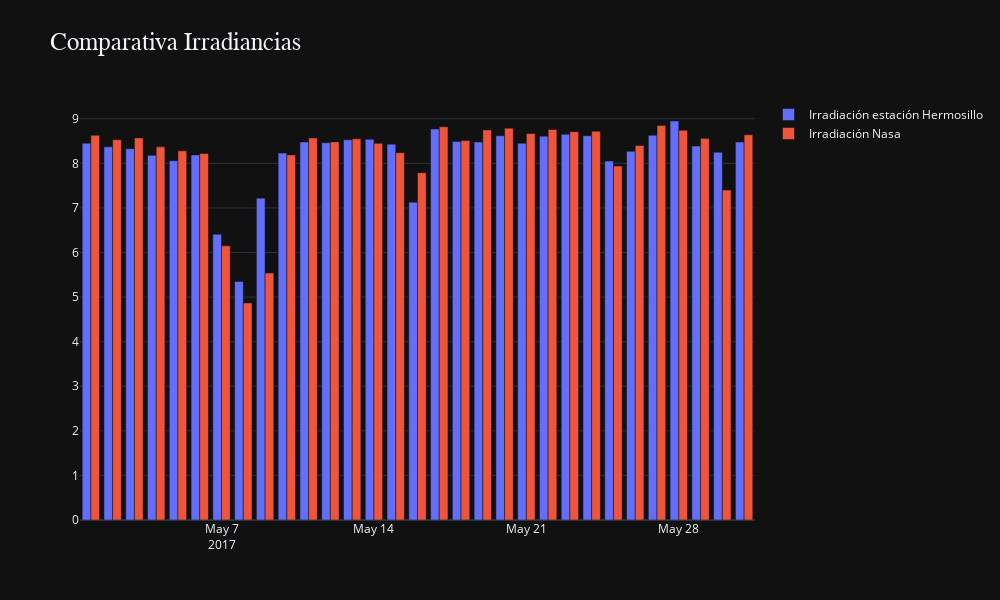

This figure's notebook cell:
### Code cell
trace1 = go.Bar(
    x=df_comparativa["Fecha"],
    y=df_comparativa["Irradiación estación"],
    name="Irradiación estación Hermosillo"
)
trace2 = go.Bar(
    x=df_comparativa["Fecha"],
    y=df_comparativa["Irradiación"],
    name="Irradiación Nasa"
)

fig = make_subplots(rows=1,cols=1)
fig.add_trace(trace1,row=1,col=1)
fig.add_trace(trace2,row=1,col=1)
fig['layout'].update(height = 600,
                     width = 1000,
                     title = dict(text="Comparativa Irradiancias",font=dict(family='JetBrains Mono',size=25)),
                     template="plotly_dark",)
iplot(fig)

### Figure 1 — Plotly figure (JSON) as saved in the notebook; plotly's stock layout.template omitted (floating-point values rounded to 4 significant figures)
{"data": [{"name": "Irradiación estación Hermosillo", "type": "bar", "x": ["2017-05-01T00:00:00", "2017-05-02T00:00:00", "2017-05-03T00:00:00", "2017-05-04T00:00:00", "2017-05-05T00:00:00", "2017-05-06T00:00:00", "2017-05-07T00:00:00", "2017-05-08T00:00:00", "2017-05-09T00:00:00", "2017-05-10T00:00:00", "2017-05-11T00:00:00", "2017-05-12T00:00:00", "2017-05-13T00:00:00", "2017-05-14T00:00:00", "2017-05-15T00:00:00", "2017-05-16T00:00:00", "2017-05-17T00:00:00", "2017-05-18T00:00:00", "2017-05-19T00:00:00", "2017-05-20T00:00:00", "2017-05-21T00:00:00", "2017-05-22T00:00:00", "2017-05-23T00:00:00", "2017-05-24T00:00:00", "2017-05-25T00:00:00", "2017-05-26T00:00:00", "2017-05-27T00:00:00", "2017-05-28T00:00:00", "2017-05-29T00:00:00", "2017-05-30T00:00:00", "2017-05-31T00:00:00"], "xaxis": "x", "y": [8.45, 8.37, 8.33, 8.18, 8.06, 8.19, 6.41, 5.35, 7.22, 8.23, 8.48, 8.46, 8.53, 8.54, 8.43, 7.13, 8.77, 8.49, 8.48, 8.62, 8.45, 8.61, 8.65, 8.62, 8.05, 8.27, 8.63, 8.95, 8.39, 8.25, 8.48], "yaxis": "y"}, {"name": "Irradiación Nasa", "type": "bar", "x": ["2017-05-01T00:00:00", "2017-05-02T00:00:00", "2017-05-03T00:00:00", "2017-05-04T00:00:00", "2017-05-05T00:00:00", "2017-05-06T00:00:00", "2017-05-07T00:00:00", "2017-05-08T00:00:00", "2017-05-09T00:00:00", "2017-05-10T00:00:00", "2017-05-11T00:00:00", "2017-05-12T00:00:00", "2017-05-13T00:00:00", "2017-05-14T00:00:00", "2017-05-15T00:00:00", "2017-05-16T00:00:00", "2017-05-17T00:00:00", "2017-05-18T00:00:00", "2017-05-19T00:00:00", "2017-05-20T00:00:00", "2017-05-21T00:00:00", "2017-05-22T00:00:00", "2017-05-23T00:00:00", "2017-05-24T00:00:00", "2017-05-25T00:00:00", "2017-05-26T00:00:00", "2017-05-27T00:00:00", "2017-05-28T00:00:00", "2017-05-29T00:00:00", "2017-05-30T00:00:00", "2017-05-31T00:00:00"], "xaxis": "x", "y": [8.63, 8.53, 8.57, 8.37, 8.28, 8.22, 6.15, 4.87, 5.54, 8.19, 8.57, 8.48, 8.55, 8.45, 8.24, 7.79, 8.82, 8.51, 8.75, 8.79, 8.67, 8.76, 8.71, 8.72, 7.94, 8.4, 8.85, 8.74, 8.56, 7.4, 8.64], "yaxis": "y"}], "layout": {"height": 600, "title": {"font": {"family": "JetBrains Mono", "size": 25}, "text": "Comparativa Irradiancias"}, "width": 1000, "xaxis": {"anchor": "y", "domain": [0, 1]}, "yaxis": {"anchor": "x", "domain": [0, 1]}}}
